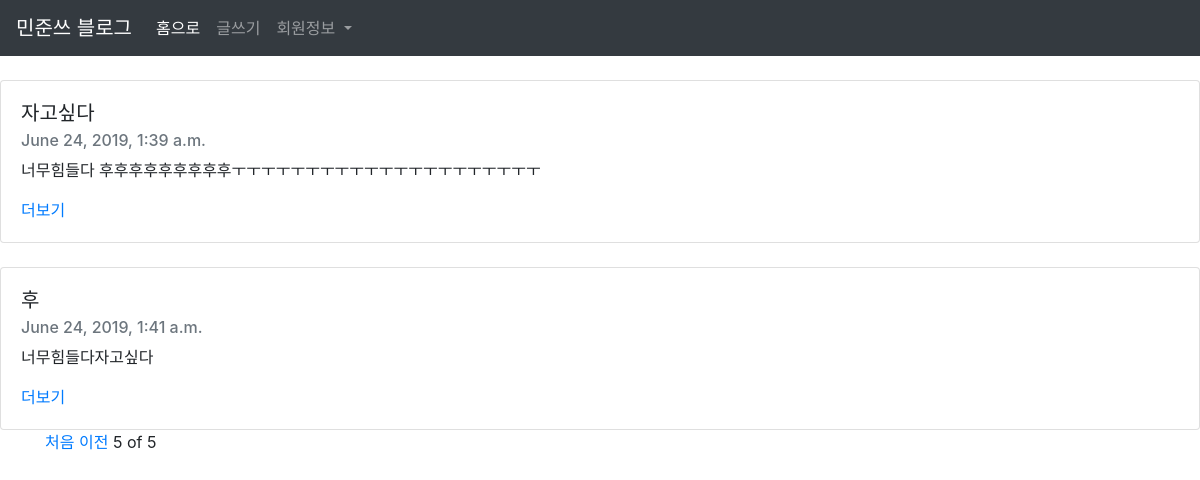
/?page=6, run on an earlier commit of the app's database.
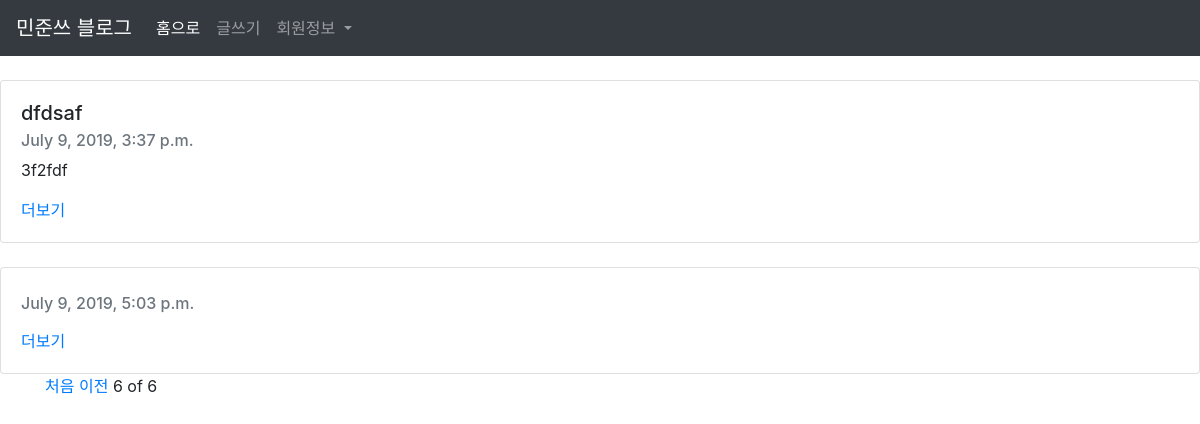
And on a later commit of the database.
### blog/models.py (models this page shows, shortened)
class Blog(models.Model):
    title = models.CharField(max_length=200)
    pub_date = models.DateTimeField('date published')
    body = models.TextField()
    def summary(self):
        return self.body[:120]

### blog/views.py (the view)
# urls.py: path('', blog.views.home, name='home'),
def home(request):
    blogs = Blog.objects
    blog_list = Blog.objects.all()
    paginator = Paginator(blog_list, 3)
    page = request.GET.get('page')
    posts = paginator.get_page(page)
    return render(request, 'home.html', {'blogs':blogs, 'posts':posts})

### blog/templates/home.html (shortened to what this page needs)
{% extends 'base.html' %}
{%  block contents %}
 <body>
              {% for blog in posts %}
              <div class="card mt-4">
                    <div class="card-body">
                      <h5 class="card-title">{{blog.title}}</h5>
                      <h6 class="card-subtitle mb-2 text-muted">{{blog.pub_date}}</h6>
                      <p class="card-text">{{blog.summary}} </p>
                      <a href="{% url 'detail' blog.id %}" class="card-link">더보기</a>
                    </div>
                  </div>
                  {% endfor %}
                  <div class="container">
                  {%if posts.has_previous%}
                  <a href="?page=1">처음</a>
                  <a href="?page={{posts.previous_page_number}}">이전</a>
                  {%endif%}
                  <span>{{posts.number}}</span>
                  <span>of</span>
                  <span>{{posts.paginator.num_pages}}</span>
                  </div>
</body>
{% endblock %}

### secondproject/templates/base.html (shortened to what this page needs)
<head>
        <link rel="stylesheet" href="https://stackpath.bootstrapcdn.com/bootstrap/4.3.1/css/bootstrap.min.css">
    </head>
    <body>
            <nav class="navbar navbar-expand-lg navbar-dark bg-dark">
                    <a class="navbar-brand" href="{% url 'home' %}">민준쓰 블로그</a>
                    <div class="collapse navbar-collapse" id="navbarSupportedContent">
                      <ul class="navbar-nav mr-auto">
                        <li class="nav-item active">
                          <a class="nav-link" href="{% url 'home' %}">홈으로 <span class="sr-only">(current)</span></a>
                        </li>
                        <li class="nav-item">
                          <a class="nav-link" href="{% url 'new' %}">글쓰기</a>
                        </li>
                        <li class="nav-item dropdown">
                          <a class="nav-link dropdown-toggle" href="#" id="navbarDropdown" role="button" data-toggle="dropdown" aria-haspopup="true" aria-expanded="false">
                            회원정보
                          </a>
                        </li>
                      </ul>
                    </div>
                  </nav>
{% block contents %}
{% endblock %}
</body>

What changed in the data, as far as the page shows it:
no longer on this page (row unchanged): Blog: title "자고싶다", pub_date "June 24, 2019, 1:39 a.m.", summary "너무힘들다 후후후후후후후후후ㅜㅜㅜㅜㅜㅜㅜㅜㅜㅜㅜㅜㅜㅜㅜㅜㅜㅜㅜㅜㅜ"
no longer on this page (row unchanged): Blog: title "후", pub_date "June 24, 2019, 1:41 a.m.", summary "너무힘들다자고싶다"
added Blog: title "dfdsaf", pub_date "July 9, 2019, 3:37 p.m.", summary "3f2fdf"
added Blog: pub_date "July 9, 2019, 5:03 p.m."
Also different on the page:
{{ posts.number }}: "5" → "6"
{{ posts.paginator.num_pages }}: "5" → "6"
